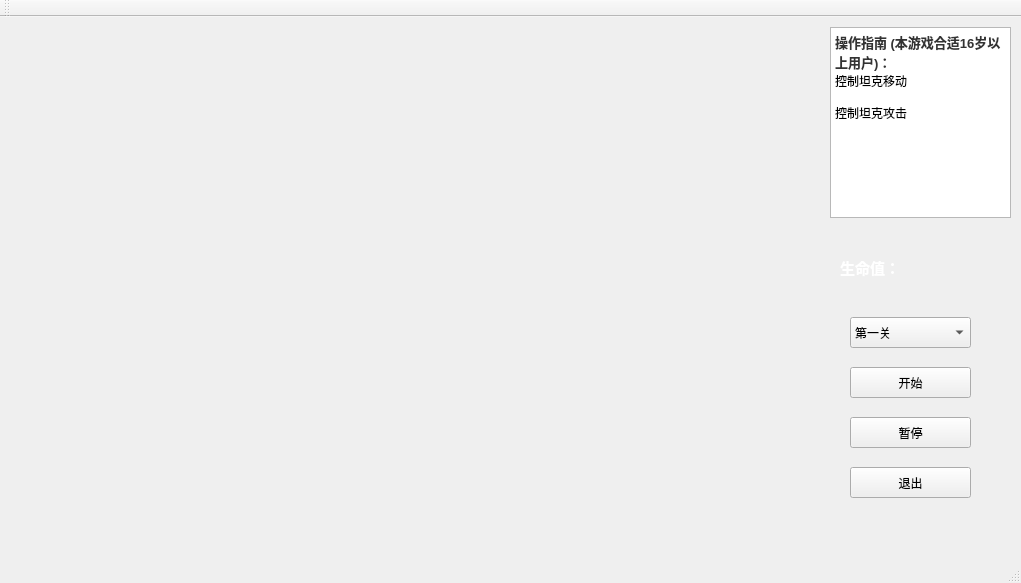
<?xml version="1.0" encoding="UTF-8"?>
<ui version="4.0">
 <class>MainWindow</class>
 <widget class="QMainWindow" name="MainWindow">
  <property name="geometry">
   <rect>
    <x>0</x>
    <y>0</y>
    <width>1021</width>
    <height>583</height>
   </rect>
  </property>
  <property name="windowTitle">
   <string>MainWindow</string>
  </property>
  <widget class="QWidget" name="centralWidget">
   <widget class="QPushButton" name="pushButton">
    <property name="geometry">
     <rect>
      <x>850</x>
      <y>450</y>
      <width>121</width>
      <height>31</height>
     </rect>
    </property>
    <property name="text">
     <string>退出</string>
    </property>
   </widget>
   <widget class="QPushButton" name="pushButton_2">
    <property name="geometry">
     <rect>
      <x>850</x>
      <y>400</y>
      <width>121</width>
      <height>31</height>
     </rect>
    </property>
    <property name="text">
     <string>暂停</string>
    </property>
   </widget>
   <widget class="QLabel" name="label">
    <property name="geometry">
     <rect>
      <x>840</x>
      <y>230</y>
      <width>81</width>
      <height>41</height>
     </rect>
    </property>
    <property name="text">
     <string>&lt;html&gt;&lt;head/&gt;&lt;body&gt;&lt;p&gt;&lt;span style=&quot; font-size:11pt; font-weight:600; color:#ffffff;&quot;&gt;生命值：&lt;/span&gt;&lt;/p&gt;&lt;/body&gt;&lt;/html&gt;</string>
    </property>
   </widget>
   <widget class="QLabel" name="label_2">
    <property name="geometry">
     <rect>
      <x>920</x>
      <y>230</y>
      <width>71</width>
      <height>31</height>
     </rect>
    </property>
    <property name="text">
     <string>&lt;html&gt;&lt;head/&gt;&lt;body&gt;&lt;p&gt;&lt;br/&gt;&lt;/p&gt;&lt;/body&gt;&lt;/html&gt;</string>
    </property>
   </widget>
   <widget class="QComboBox" name="comboBox">
    <property name="geometry">
     <rect>
      <x>850</x>
      <y>300</y>
      <width>121</width>
      <height>31</height>
     </rect>
    </property>
    <item>
     <property name="text">
      <string>第一关</string>
     </property>
    </item>
    <item>
     <property name="text">
      <string>第二关</string>
     </property>
    </item>
    <item>
     <property name="text">
      <string>第三关</string>
     </property>
    </item>
   </widget>
   <widget class="QTextEdit" name="textEdit">
    <property name="geometry">
     <rect>
      <x>830</x>
      <y>10</y>
      <width>181</width>
      <height>191</height>
     </rect>
    </property>
    <property name="html">
     <string>&lt;!DOCTYPE HTML PUBLIC &quot;-//W3C//DTD HTML 4.0//EN&quot; &quot;http://www.w3.org/TR/REC-html40/strict.dtd&quot;&gt;
&lt;html&gt;&lt;head&gt;&lt;meta name=&quot;qrichtext&quot; content=&quot;1&quot; /&gt;&lt;style type=&quot;text/css&quot;&gt;
p, li { white-space: pre-wrap; }
&lt;/style&gt;&lt;/head&gt;&lt;body style=&quot; font-family:'SimSun'; font-size:9pt; font-weight:400; font-style:normal;&quot;&gt;
&lt;p style=&quot; margin-top:0px; margin-bottom:0px; margin-left:0px; margin-right:0px; -qt-block-indent:0; text-indent:0px;&quot;&gt;&lt;span style=&quot; font-family:'微软雅黑,Verdana,arial,宋体'; font-size:10pt; font-weight:600; color:#333333;&quot;&gt;操作指南 (本游戏合适16岁以上用户)：&lt;/span&gt;&lt;/p&gt;
&lt;p style=&quot; margin-top:0px; margin-bottom:0px; margin-left:0px; margin-right:0px; -qt-block-indent:0; text-indent:0px;&quot;&gt;&lt;img src=&quot;:/picture/key1.png&quot; /&gt;控制坦克移动&lt;/p&gt;
&lt;p style=&quot;-qt-paragraph-type:empty; margin-top:0px; margin-bottom:0px; margin-left:0px; margin-right:0px; -qt-block-indent:0; text-indent:0px;&quot;&gt;&lt;br /&gt;&lt;/p&gt;
&lt;p style=&quot; margin-top:0px; margin-bottom:0px; margin-left:0px; margin-right:0px; -qt-block-indent:0; text-indent:0px;&quot;&gt;&lt;img src=&quot;:/picture/key2.png&quot; /&gt;控制坦克攻击&lt;/p&gt;&lt;/body&gt;&lt;/html&gt;</string>
    </property>
   </widget>
   <widget class="QPushButton" name="pushButton_3">
    <property name="geometry">
     <rect>
      <x>850</x>
      <y>350</y>
      <width>121</width>
      <height>31</height>
     </rect>
    </property>
    <property name="text">
     <string>开始</string>
    </property>
   </widget>
  </widget>
  <widget class="QMenuBar" name="menuBar">
   <property name="geometry">
    <rect>
     <x>0</x>
     <y>0</y>
     <width>1021</width>
     <height>26</height>
    </rect>
   </property>
  </widget>
  <widget class="QToolBar" name="mainToolBar">
   <attribute name="toolBarArea">
    <enum>TopToolBarArea</enum>
   </attribute>
   <attribute name="toolBarBreak">
    <bool>false</bool>
   </attribute>
  </widget>
  <widget class="QStatusBar" name="statusBar"/>
 </widget>
 <layoutdefault spacing="6" margin="11"/>
 <resources/>
 <connections>
  <connection>
   <sender>pushButton</sender>
   <signal>clicked(bool)</signal>
   <receiver>MainWindow</receiver>
   <slot>close()</slot>
   <hints>
    <hint type="sourcelabel">
     <x>752</x>
     <y>501</y>
    </hint>
    <hint type="destinationlabel">
     <x>828</x>
     <y>551</y>
    </hint>
   </hints>
  </connection>
 </connections>
</ui>
